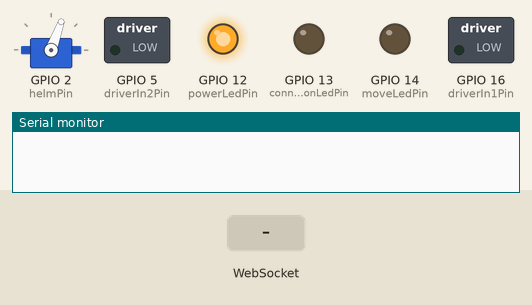
Recording of a sketch running on a simulated ESP8266 (NodeMCU). Shown: servo, switched loads named in the sketch (green lamp = pin HIGH), output pins drawn as LEDs (lit = HIGH), the last lines printed to the serial monitor. The test bench sets the inputs (shaded band).

Above: at 1.2 s.
1.3 s: WebSocket text "0" received
At 2.8 s:
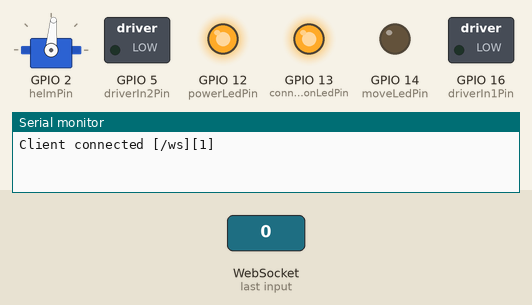
Timing chart, 0 to 4.3 s (numbered marks = the images above; inputs shaded):
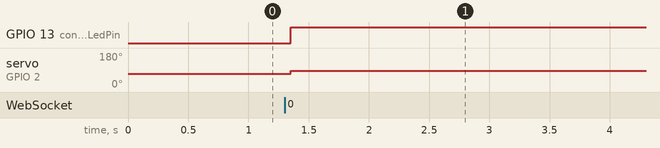

Measured:
- after the input at 1.3 s, GPIO 13 (connectionLedPin): LOW → HIGH after 0.05 s; servo on GPIO 2 (helmPin): 70° → 85° after 0.05 s

The sketch:

esp8266-car-l298.ino
```cpp
#include <Arduino.h>
#include <ArduinoJson.h>
#include <Servo.h>
#include <ESP8266WiFi.h>
#include <ESPAsyncTCP.h>
#include <ESPAsyncWebServer.h>

#define moveLedPin 14
#define powerLedPin 12
#define connectionLedPin 13
#define helmPin 2
#define driverIn1Pin 16
#define driverIn2Pin 5

bool connected = false;
Servo helm;
StaticJsonDocument<200> doc;
AsyncWebServer server(80);
AsyncWebSocket ws("/ws");

const char *ssid = "boat-2020";
const char *password = "password";

int x = 0;
int y = 0;
bool moveInitialized = false;
unsigned int moveInterval = 100;
unsigned int stopDelay = 200;
unsigned int lastMoveTime = 0;
unsigned int currentTime = 0;

void onWsEvent(AsyncWebSocket *server, AsyncWebSocketClient *client, AwsEventType type, void *arg, uint8_t *data,
               size_t len) {
    if (type == WS_EVT_CONNECT) {
        connected = true;
        connectionLedEnabled(true);
        Serial.printf("Client connected [%s][%u]\n", server->url(), client->id());
    } else if (type == WS_EVT_DISCONNECT) {
        connected = false;
        connectionLedEnabled(false);
        Serial.printf("Client disconnected [%s][%u]\n", server->url(), client->id());
    } else if (type == WS_EVT_ERROR) {
        Serial.printf("ws[%s][%u] error(%u): %s\n", server->url(), client->id(), *((uint16_t *) arg), (char *) data);
    } else if (type == WS_EVT_DATA) {
        AwsFrameInfo *info = (AwsFrameInfo *) arg;
        if (info->final && info->index == 0 && info->len == len) {
            data[len] = 0;

            DeserializationError error = deserializeJson(doc, (char *) data);

            if (error) {
                Serial.print("deserializeJson() failed: ");
                Serial.println(error.c_str());
                return;
            }

            lastMoveTime = millis();
            moveLedEnabled(true);
            moveInitialized = false;

            moveInterval = doc["interval"];
            stopDelay = doc["stopDelay"];
            x = doc["x"];
            y = doc["y"];
        }
    }
}

const char indexhtml[]
PROGMEM = R"rawliteral(
<!DOCTYPE html>
<head>
    <meta charset="utf-8">
    <meta http-equiv="X-UA-Compatible" content="IE=edge,chrome=1">
    <meta name="viewport" content="width=device-width, initial-scale=1 maximum-scale=1 user-scalable=no">
    <title>Boat</title>
    <style>
        html {
            margin: 0;
            padding: 0;
            height: 100%;
        }

        body {
            margin: 0;
            padding: 0;
            height: 100%;
            background-color: rgba(65, 105, 225, 0);
        }

        #info.connected {
            background-color: rgb(65, 105, 225);
            color: white;
        }

        #info.disconnected {
            background-color: rgb(220, 20, 60);
            color: white;
        }

    </style>
</head>

<body>
<div id="info" class="disconnected">
    <span id="status">Disconnected</span>
    <span id="coords">(0/0)</span>
</div>
<div id="debug"></div>
</body>

<script>
    let ws            = null;
    let urlParams     = new URLSearchParams(window.location.search);
    let interval      = urlParams.has('interval') ? parseInt(urlParams.get('interval')) : 100;
    let stopDelay     = urlParams.has('stopDelay') ? parseInt(urlParams.get('stopDelay')) : 200;
    let isDebugActive = urlParams.has('debug') ? parseInt(urlParams.get('debug')) === 1 : false;

    let active   = false;
    let percentX = 0;
    let percentY = 0;

    let debug = function(message) {
        if (!isDebugActive) {
            return;
        }

        let debugElement = document.getElementById('debug');
        let block        = document.createElement('div');
        block.innerText  = Date.now() + ' ' + message;
        debugElement.appendChild(block);

        while (debugElement.children.length > 10) {
            debugElement.removeChild(debugElement.firstChild);
        }
    };

    if (isDebugActive) {
        debug('Debug: true');
        debug('Interval: ' + interval + 'ms');
        debug('StopDelay: ' + stopDelay + 'ms');
    }

    let connect = function() {
        ws           = new WebSocket('ws://192.168.4.1/ws');
        ws.onopen    = function(e) {
            showStatus(true);
            debug('WS Connected');
        };
        ws.onclose   = function(e) {
            showStatus(false);
            debug('WS Closed' + JSON.stringify(e));
        };
        ws.onmessage = function(e) {
            debug('WS Message' + e.data);
        };
        ws.onerror   = function(e) {
            showStatus(false);
            debug('WS Error' + JSON.stringify(e));
        };
    };

    let showStatus = function(connected) {
        let infoElement   = document.getElementById('info');
        let statusElement = document.getElementById('status');
        if (connected) {
            statusElement.innerText = 'Connected';
            infoElement.className   = 'connected';
        } else {
            statusElement.innerText = 'Disconnected';
            infoElement.className   = 'disconnected';
        }
    };

    let showCoords = function({x, y}) {
        let coordsElement       = document.getElementById('coords');
        coordsElement.innerText = '(' + x + '/' + y + ')';
    };

    let move = function({x, y}) {
        if (ws && ws.readyState === WebSocket.OPEN) {
            let time = Date.now();
            debug('WS Send ' + JSON.stringify({x: x, y: y}));
            ws.send(JSON.stringify({x: x, y: y, interval: interval, stopDelay: stopDelay, time: time}));
        }
    };

    let mathCoords = function(e) {
        let touchobj = e.targetTouches[e.targetTouches.length - 1];

        let touchX = touchobj.clientX;
        let touchY = touchobj.clientY;

        let windowWidthHalf  = window.innerWidth / 2;
        let windowHeightHalf = window.innerHeight / 2;

        let x = touchX > windowWidthHalf ? touchX - windowWidthHalf : (windowWidthHalf - touchX) * -1;
        let y = touchY > windowHeightHalf ? (touchY - windowHeightHalf) * -1 : windowHeightHalf - touchY;

        percentX = parseInt(x * 100 / windowWidthHalf);
        percentY = parseInt(y * 100 / windowHeightHalf);
    };

    let drawBackground = function({x, y}) {

        let absX     = Math.abs(x);
        let absY     = Math.abs(y);
        let maxValue = absX > absY ? absX : absY;

        let bodyElement = document.getElementsByTagName('body')[0];

        bodyElement.style.backgroundColor = 'rgba(65, 105, 225,' + (maxValue / 100).toFixed(2) + ')';

        if (maxValue === 0) {
            bodyElement.style.transition = 'background-color 300ms linear';
        } else {
            bodyElement.style.transition = '';
        }
    };

    window.addEventListener('touchforcechange', function(e) {
        e.preventDefault();
        e.stopPropagation();
    }, {passive: false});

    window.addEventListener('touchstart', function(e) {
        active = true;
        e.preventDefault();
        e.stopPropagation();
        mathCoords(e);
        showCoords({x: percentX, y: percentY});
        drawBackground({x: percentX, y: percentY});
    }, {passive: false});

    window.addEventListener('touchmove', function(e) {
        e.preventDefault();
        e.stopPropagation();
        active = true;
        mathCoords(e);
        showCoords({x: percentX, y: percentY});
        drawBackground({x: percentX, y: percentY});
    }, {passive: false});

    window.addEventListener('touchend', function(e) {
        e.preventDefault();
        e.stopPropagation();
        active   = false;
        percentX = 0;
        percentY = 0;
    }, {passive: false});

    window.onerror = function(error, url, line) {
        debug(JSON.stringify({error: error, url: url, line: line}));
    };

    connect();
    setInterval(function() {

        if (!active) {
            showCoords({x: percentX, y: percentY});
            drawBackground({x: percentX, y: percentY});
            return;
        }

        move({x: percentX, y: percentY});
    }, interval);

</script>
)rawliteral";


IPAddress IP;


void setup() {
    Serial.begin(115200);

    IPAddress ip(192, 168, 4, 1);
    IPAddress gateway(192, 168, 4, 254);
    IPAddress subnet(255, 255, 255, 0);

    WiFi.mode(WIFI_AP_STA);
    WiFi.softAPConfig(ip, gateway, subnet);

    WiFi.softAP(ssid, password);

    IP = WiFi.softAPIP();

    ws.onEvent(onWsEvent);
    server.addHandler(&ws);

    server.on("/", HTTP_GET, [](AsyncWebServerRequest *request) {
        request->send(200, "text/html", indexhtml);
    });

    server.onNotFound([](AsyncWebServerRequest *request) {
        request->send(404, "text/plain", "Not found");
    });

    server.begin();

    pinMode(powerLedPin, OUTPUT);
    pinMode(connectionLedPin, OUTPUT);
    pinMode(moveLedPin, OUTPUT);
    pinMode(driverIn1Pin, OUTPUT);
    pinMode(driverIn2Pin, OUTPUT);

    helm.attach(helmPin);

    helm.write(70);

    digitalWrite(driverIn1Pin, LOW);
    digitalWrite(driverIn2Pin, LOW);
    digitalWrite(powerLedPin, HIGH);
    digitalWrite(connectionLedPin, LOW);
    digitalWrite(moveLedPin, LOW);
}

void moveLedEnabled(bool enabled) {
    if (enabled) {
        digitalWrite(moveLedPin, HIGH);
    } else {
        digitalWrite(moveLedPin, LOW);
    }
}

void connectionLedEnabled(bool enabled) {
    if (enabled) {
        digitalWrite(connectionLedPin, HIGH);
    } else {
        digitalWrite(connectionLedPin, LOW);
    }
}

void driverControl(int value) {

    if (value > -20 && value < 20) {
        digitalWrite(driverIn1Pin, LOW);
        digitalWrite(driverIn2Pin, LOW);

        return;
    }

    if (value > 0) {
        digitalWrite(driverIn1Pin, HIGH);
        digitalWrite(driverIn2Pin, LOW);
    } else {
        digitalWrite(driverIn1Pin, LOW);
        digitalWrite(driverIn2Pin, HIGH);
    }
}


void helmControl(int value) {
    if(value >= 0) {
        helm.write((int)map(value, 0, 100, 85, 140));
    } else {
        helm.write((int)map(value, -100, 0, 1, 85));
    }
}

void loop() {

    if (!connected) {
        return;
    }

    if (lastMoveTime == 0) {
        driverControl(0);
        helmControl(0);
        return;
    }

    currentTime = millis();

    if (currentTime - lastMoveTime < moveInterval && moveInitialized) {
        return;
    }

    if (currentTime - lastMoveTime > stopDelay) {
        moveLedEnabled(false);
        moveInitialized = false;
        driverControl(0);
        helmControl(0);
        return;
    }

    helmControl(x);
    driverControl(y);
    moveInitialized = true;
}
```
